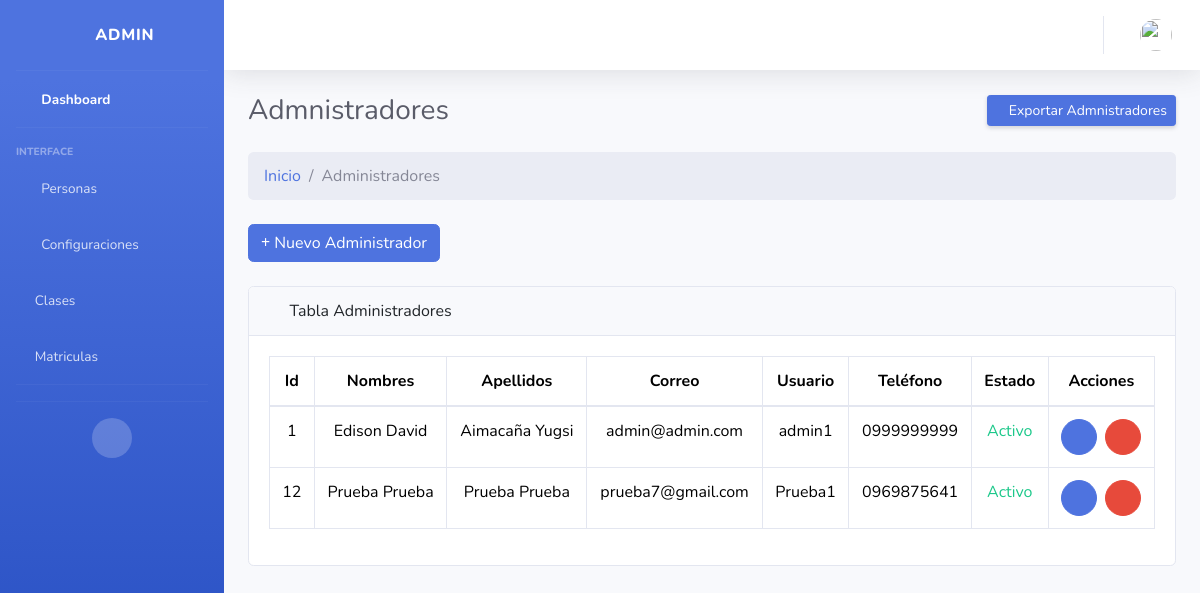
Before: /administrador/ (signed in) with the older database file.
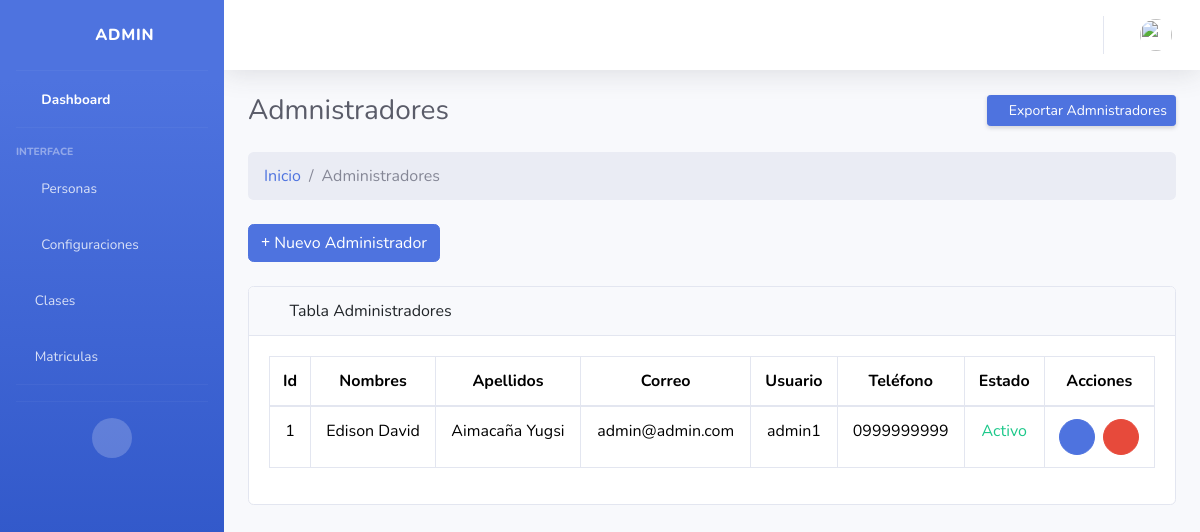
After: the same page with the newer database file.
### Aplicaciones/core/models.py (models this page shows, shortened)
class Administradores(models.Model):
    adm_id = models.AutoField(primary_key=True)
    fk_id_persona = models.ForeignKey(Personas,verbose_name='Persona',on_delete=models.CASCADE)
    adm_fotografia = models.ImageField(upload_to='administradores/' ,default=None,null=True,blank=True,verbose_name="Fotografía:")
    adm_estado = models.BooleanField(default=True,verbose_name='Estado:')

class Personas(models.Model):
    per_id = models.AutoField(primary_key=True)
    fk_id_usuario = models.ForeignKey(User,verbose_name='Usuario',on_delete=models.CASCADE)
    per_segundo_nombre = models.CharField(max_length=50,default="Null",null=False,verbose_name="Segundo nombre:")
    per_segundo_apellido = models.CharField(max_length=50,default="Null",null=False,verbose_name="Segundo apellido:")
    per_fecha_nacimiento = models.DateField(
        null=True,          # permite guardar NULL en la base de datos
        blank=True,         # permite dejarlo en blanco en formularios
        verbose_name="Fecha de nacimiento:"
    )
    per_cedula = models.CharField(max_length=15,default="Null",null=False,verbose_name="Cédula:")
    per_telefono = models.CharField(max_length=15,default="Null",null=True,verbose_name="Teléfono:")
    per_fecha_actualizacion = models.DateTimeField(auto_now=True,verbose_name='Actualizado el:')

### Aplicaciones/core/views/crud_administrador_views.py (the view)
# urls.py: path('', loguin_views.index, name='loguin_index'),
@admin_required  # ← AGREGAR ESTE DECORADOR
def index(request):
    administradores = Administradores.objects.exclude(fk_id_persona__fk_id_usuario=request.user)
    return render(request, 'administrador/index.html', {'administradores': administradores})

### Aplicaciones/core/context_processors.py (called while the page is built, shortened)
def foto_perfil_usuario(request):
    if request.user.is_authenticated:
        try:
            persona = Personas.objects.get(fk_id_usuario=request.user)
        except Personas.DoesNotExist:
            return {'foto_perfil': None}
    return {'foto_perfil': None}

### Aplicaciones/core/templates/administrador/index.html (shortened to what this page needs)
{% extends 'plantillas/MasterAdmin.html' %}
{% load static %}
{% block css %}
<link href="{% static 'vendor/fontawesome-free/css/all.min.css' %}" rel="stylesheet" type="text/css">
{% endblock %}
{% block content %}
<div class="container-fluid ">
  <div class="d-sm-flex align-items-center justify-content-between mb-4">
    <h1 class="h3 mb-0 text-gray-800">Admnistradores</h1>
    <a href="#" class="d-none d-sm-inline-block btn btn-sm btn-primary shadow-sm"> Exportar Admnistradores </a>
  </div>
  <ol class="breadcrumb mb-4">
    <li class="breadcrumb-item"><a href="{% url 'core_admin' %}">Inicio</a></li>
    <li class="breadcrumb-item active">Administradores</li>
  </ol>
  <div class="mb-4">
    <a href="{% url 'administrador_create' %}" class="btn btn-primary"><i class="fas fa-plus"></i> Nuevo
      Administrador</a>
  </div>
  <div class="card mb-4">
    <div class="card-header">
      <i class="fas fa-table me-1"></i>
      Tabla Administradores
    </div>
    <div class="card-body">
      <div class="table-responsive">
        <table class="table table-bordered text-center" id="tbl-admin" width="100%" cellspacing="0">
          <thead>
            <tr>
              <th>Id</th>
              <th>Nombres</th>
              <th>Apellidos</th>
              <th>Correo</th>
              <th>Usuario</th>
              <th>Teléfono</th>
              <th>Estado</th>
              <th>Acciones</th>
            </tr>
          </thead>
          <tbody>
            {% for admin in administradores %}
              <tr>
                <td>{{admin.adm_id}}</td>
                <td>{{admin.fk_id_persona.fk_id_usuario.first_name}} {{admin.fk_id_persona.per_segundo_nombre}}</td>
                <td>{{admin.fk_id_persona.fk_id_usuario.last_name}} {{admin.fk_id_persona.per_segundo_apellido}}</td>
                <td>{{admin.fk_id_persona.fk_id_usuario.email}}</td>
                <td>{{admin.fk_id_persona.fk_id_usuario.username}}</td>
                <td>{{admin.fk_id_persona.per_telefono}}</td>
                {% if admin.adm_estado %}
                  <td class="text-success">Activo</td>
                {% else %}
                  <td class="text-danger">Inactivo</td>
                {% endif %}
                <td>
                   <div class="d-flex gap-2 justify-content-center">
                    <a href="{%url 'administrador_edit' admin.adm_id%}" type="button" class="btn btn-sm btn-primary rounded-circle d-flex align-items-center justify-content-center" style="width: 36px; height: 36px;">
                      <span><i class="fas fa-pen"></i></span>
                    </a>
                    <a class="btn btn-sm btn-danger rounded-circle d-flex align-items-center justify-content-center" style="width: 36px; height: 36px;" data-bs-toggle="modal"
                      data-bs-target="#eliminarModal{{admin.adm_id}}"><i class="fas fa-trash"></i>
                  </a>
                  </div>
                </td>
              </tr>
            {% empty %}
              <tr>
                <td colspan="8">No hay administradores registrados</td>
              </tr>
            {% endfor %}
          </tbody>
        </table>
      </div>
    </div>
  </div>
</div>
{% endblock %}

Changed rows visible on the page:
removed Administradores: adm_id "12", fk_id_persona.fk_id_usuario.first_name "Prueba", fk_id_persona.per_segundo_nombre "Prueba", fk_id_persona.fk_id_usuario.last_name "Prueba", fk_id_persona.per_segundo_apellido "Prueba", fk_id_persona.fk_id_usuario.email "prueba7@gmail.com", fk_id_persona.fk_id_usuario.username "Prueba1", fk_id_persona.per_telefono "0969875641", adm_estado "Activo"
